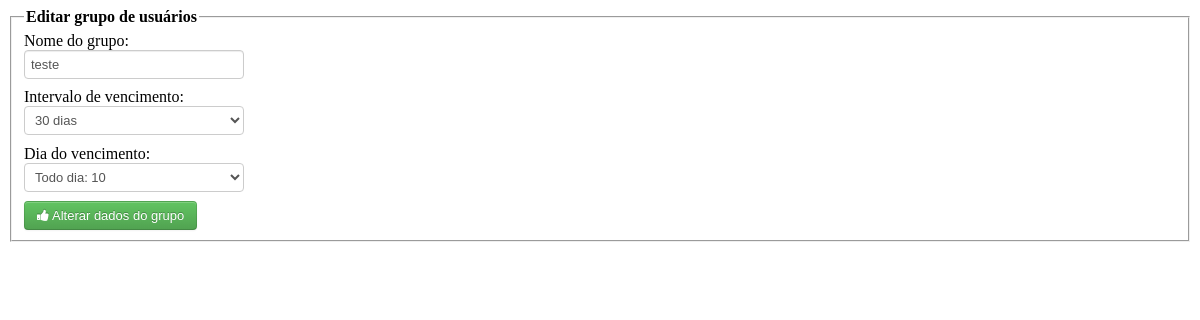
Page /pg/upgrupo.php?id_grupo=5 (signed in) on the committed database.
### tables this page shows
CREATE TABLE `grupo` (
  `id_grupo` int(10) NOT NULL AUTO_INCREMENT,
  `nomegrupo` varchar(200) NOT NULL,
  `meses` int(3) NOT NULL,
  `dia` int(2) NOT NULL,
  `valor` varchar(20) NOT NULL,
  PRIMARY KEY (`id_grupo`)
);

### pg/upgrupo.php (the view, shortened to what this page needs)
<!doctype html>
<html>
<head>
<link href="../css/styles.css" rel="stylesheet" type="text/css">
<link href="../css/icons.css" rel="stylesheet" type="text/css">
<link href="../css/font-awesome.css" rel="stylesheet" type="text/css">
</head>
<body onUnload="fechajanela()">
<?php
	$idGrupo = $_GET['id_grupo'];
	$sqls = mysql_query("SELECT * FROM grupo WHERE id_grupo='$idGrupo'")or die (mysql_error());
	$l = mysql_fetch_array($sqls);
	$meses = $l['meses'];
	$dia = $l['dia'];
?>
		<fieldset><legend><strong>Editar grupo de usuários</strong></legend>
		<form action="" method="post" enctype="multipart/form-data">
		Nome do grupo:<br/>
		<input name="nomegrupo" type="text" value="<?php echo $l['nomegrupo'] ?>"><br/>
        Intervalo de vencimento:<br/>
            <select name="meses">
              <option value="1" <?php if(!(strcmp($meses, 1))) {echo "selected=\"selected\"";} ?>>30 dias</option>
            </select><br/>
            Dia do vencimento:<br/>
<select name="dia">
	<?php
	for($i = 1; $i <= 31; $i++){
	?>
  <option value="<?php echo $i ?>" <?php if(!(strcmp($dia, $i))) {echo "selected=\"selected\"";}?>><?php echo "Todo dia: ". $i ?></option>
  <?php } ?>
</select><br/>
        <button type="submit" class="btn btn-success ewButton" name="editargrupo" id="btnsubmit" >
<i class="icon-thumbs-up icon-white"></i> Alterar dados do grupo</button>
		</form>
</body>
</html>

### rows in the picture
grupo: nomegrupo "teste", meses "30 dias", dia "Todo dia: 10"
